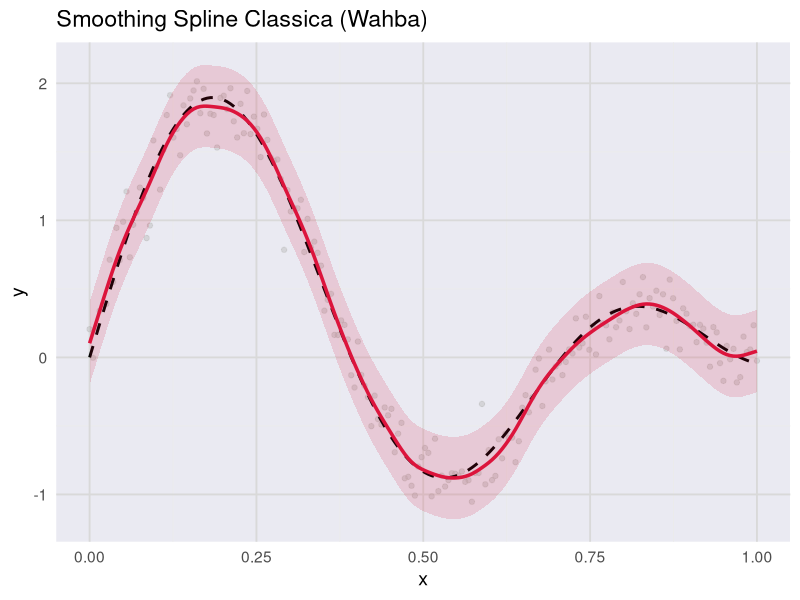
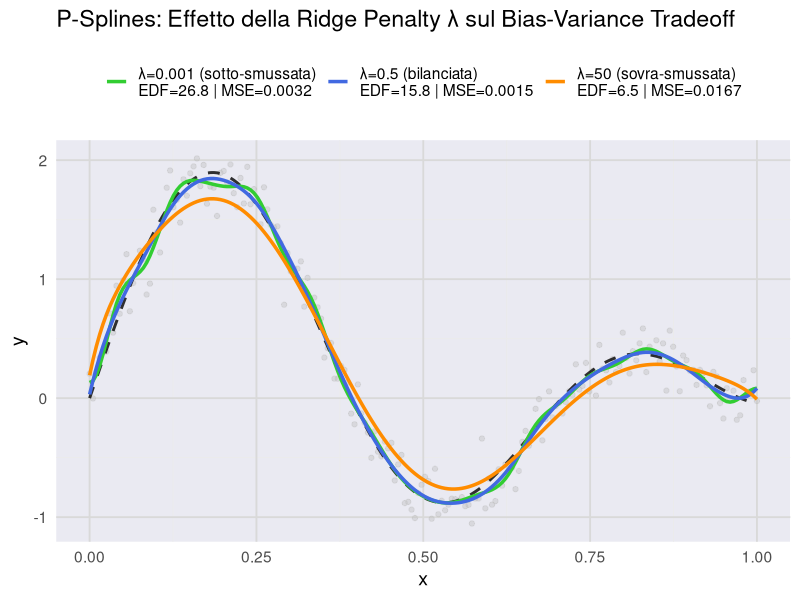
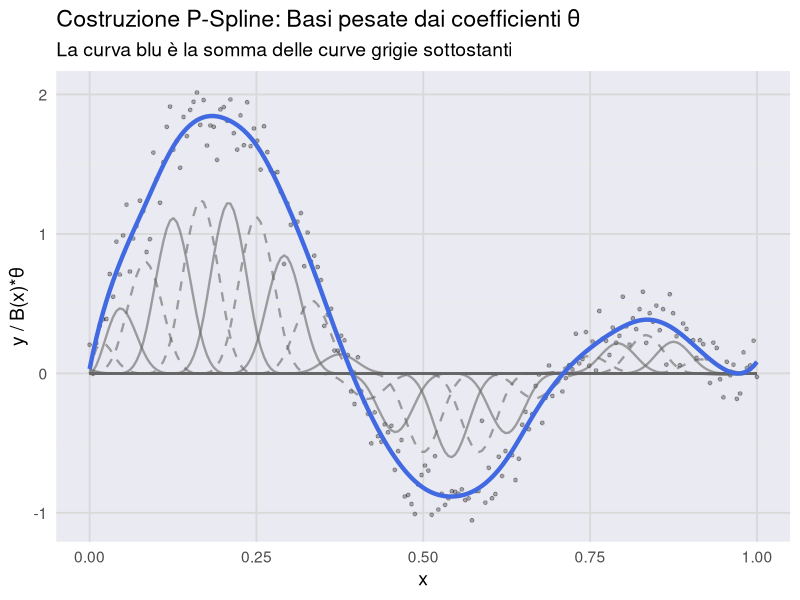
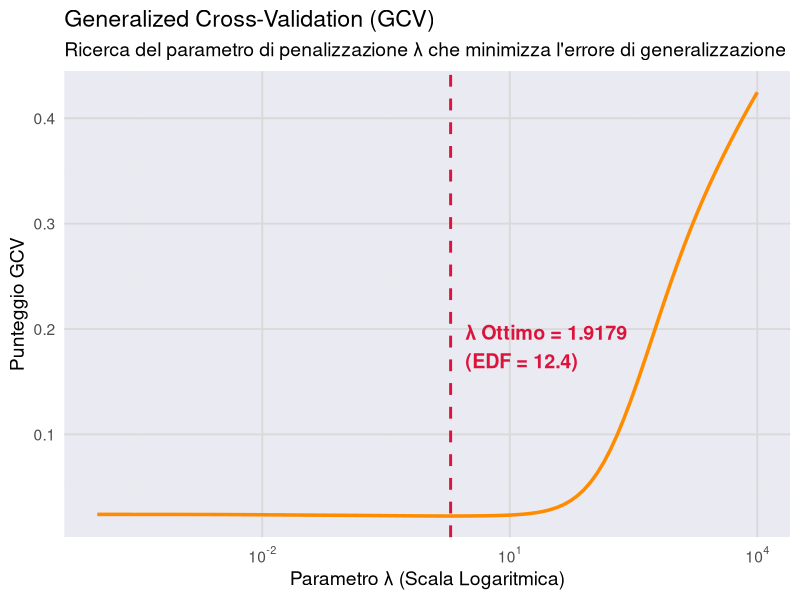

Recreate these plots in R, in order.
# Caricamento librerie necessarie (installale con install.packages() se mancanti)
library(ggplot2)
library(splines)

# ====================== DATI SINTETICI ======================
set.seed(42)
x <- seq(0, 1, length.out = 200)
y_true <- sin(2 * pi * x) + 0.5 * x^2 + sin(10 * x)
noise <- rnorm(length(x), mean = 0, sd = 0.15)
y <- y_true + noise

# Creiamo un data frame per i plot successivi
df_data <- data.frame(x = x, y = y, y_true = y_true)

# ====================== 1. SMOOTHING SPLINE (Wahba) ======================
# In R, smooth.spline() è l'implementazione classica della Smoothing Spline
# spar=0.6 offre un grado di regolarizzazione visivamente simile all's=0.8 di SciPy
spl <- smooth.spline(x, y, spar = 0.6) 
y_pred_smooth <- predict(spl, x)$y

df_smooth <- data.frame(x = x, y = y, y_true = y_true, y_pred = y_pred_smooth)

p1 <- ggplot(df_smooth, aes(x = x)) +
  geom_point(aes(y = y), color = "gray", alpha = 0.5, size = 1.5) +
  geom_line(aes(y = y_true), linetype = "dashed", color = "black", linewidth = 1) +
  # Sostituito "crimson" con il suo HEX code #DC143C
  geom_ribbon(aes(ymin = y_pred - 0.3, ymax = y_pred + 0.3), fill = "#DC143C", alpha = 0.15) +
  geom_line(aes(y = y_pred), color = "#DC143C", linewidth = 1.2) +
  theme_minimal(base_size = 14) +
  theme(
    panel.grid.major = element_line(color = "grey85"),
    panel.background = element_rect(fill = "#EAEAF2", color = NA) # Simula darkgrid di seaborn
  ) +
  labs(title = "Smoothing Spline Classica (Wahba)", x = "x", y = "y")

ggsave("slide2_smoothing_spline.png", plot = p1, width = 10, height = 6, dpi = 350, bg = "white")

# ====================== 2. P-SPLINES (Eilers & Marx) ======================
# Generazione dei nodi (25 equispaziati come in Python)
knots <- seq(0, 1, length.out = 25)
# Rimuoviamo i bordi per passarli a bs() come nodi interni (aggiunge lui i boundaries)
internal_knots <- knots[-c(1, length(knots))]

# Genera matrice B-spline (equivalente a scipy.interpolate.BSpline)
B <- bs(x, knots = internal_knots, degree = 3, intercept = TRUE)

# Matrice di penalizzazione (differenze finite di ordine 2)
D <- diff(diag(ncol(B)), differences = 2)

lambdas <- c(0.001, 0.5, 50)
colors <- c("limegreen", "royalblue", "darkorange")
labels_base <- c("λ=0.001 (sotto-smussata)", "λ=0.5 (bilanciata)", "λ=50 (sovra-smussata)")

# Inizializziamo una lista per raccogliere i dati del loop
results_list <- list()

for (i in seq_along(lambdas)) {
  lam <- lambdas[i]
  
  # Costruzione matrici A e t(B)y
  pen_matrix <- lam * t(D) %*% D
  A <- t(B) %*% B + pen_matrix
  
  # Fitting (Risoluzione del sistema lineare)
  theta <- solve(A, t(B) %*% y)
  y_p_spline <- as.vector(B %*% theta)
  
  # Effective Degrees of Freedom (EDF)
  # tr(S) dove S = B %*% A^-1 %*% B^T. Sfruttiamo tr(AB) = tr(BA) per efficienza computazionale.
  edf <- sum(diag(solve(A, t(B) %*% B)))
  
  # MSE
  mse <- mean((y_true - y_p_spline)^2)
  
  # Etichetta formattata per la legenda
  label_full <- sprintf("%s\nEDF=%.1f | MSE=%.4f", labels_base[i], edf, mse)
  
  results_list[[i]] <- data.frame(
    x = x,
    y_pred = y_p_spline,
    Lambda_Label = label_full,
    Color = colors[i]
  )
}

df_results <- do.call(rbind, results_list)
# Fissiamo l'ordine della legenda come nel loop tramite i "factor"
df_results$Lambda_Label <- factor(df_results$Lambda_Label, levels = unique(df_results$Lambda_Label))

p2 <- ggplot() +
  geom_point(data = df_data, aes(x = x, y = y), color = "gray", alpha = 0.4, size = 1.5) +
  geom_line(data = df_data, aes(x = x, y = y_true), color = "black", linetype = "dashed", linewidth = 1, alpha = 0.8) +
  geom_line(data = df_results, aes(x = x, y = y_pred, color = Lambda_Label), linewidth = 1.2) +
  scale_color_manual(values = setNames(colors, unique(df_results$Lambda_Label))) +
  theme_minimal(base_size = 14) +
  theme(
    legend.position = "top",
    legend.title = element_blank(),
    legend.key.height = unit(1.5, "cm"), # Spazio extra per il testo su due righe (\n)
    panel.grid.major = element_line(color = "grey85"),
    panel.background = element_rect(fill = "#EAEAF2", color = NA) # Simula darkgrid
  ) +
  labs(title = "P-Splines: Effetto della Ridge Penalty λ sul Bias-Variance Tradeoff",
       x = "x", y = "y")

ggsave("slide2_p_spline_lambda_tradeoff.png", plot = p2, width = 11, height = 7, dpi = 350, bg = "white")

cat("✅ File salvati:\n")
cat("   → slide2_smoothing_spline.png\n")
cat("   → slide2_p_spline_lambda_tradeoff.png\n")
cat("   EDF e MSE calcolati per ogni λ!\n")
# ========================================================================
# AGGIUNTA DIDATTICA 1: LE FUNZIONI DI BASE (B-SPLINES)
# ========================================================================
# Usiamo il lambda "bilanciato" (0.5) per calcolare i coefficienti theta ottimali
lam_opt <- 0.5
pen_matrix_opt <- lam_opt * t(D) %*% D
A_opt <- t(B) %*% B + pen_matrix_opt
theta_opt <- solve(A_opt, t(B) %*% y)
y_fit_opt <- as.vector(B %*% theta_opt)

# Estraiamo le singole basi moltiplicate per il loro coefficiente
basis_list <- list()
for(j in 1:ncol(B)) {
  basis_list[[j]] <- data.frame(
    x = x,
    y_val = B[, j] * theta_opt[j],
    basis_id = as.factor(j),
    # Alterniamo lo stile della linea per distinguerle meglio
    line_type = ifelse(j %% 2 == 0, "even", "odd") 
  )
}
df_basis <- do.call(rbind, basis_list)
df_fit <- data.frame(x = x, y_fit = y_fit_opt)

p3 <- ggplot() +
  # Dati grezzi in sottofondo
  geom_point(data = df_data, aes(x = x, y = y), color = "black", alpha = 0.3, size = 1) +
  # Basi ponderate (grigie)
  geom_line(data = df_basis, aes(x = x, y = y_val, group = basis_id, linetype = line_type),
            color = "gray40", alpha = 0.6, linewidth = 0.8) +
  # Curva finale (somma delle basi)
  geom_line(data = df_fit, aes(x = x, y = y_fit), color = "royalblue", linewidth = 1.5) +
  scale_linetype_manual(values = c("even" = "dashed", "odd" = "solid"), guide = "none") +
  theme_minimal(base_size = 14) +
  theme(
    panel.grid.major = element_line(color = "grey85"),
    panel.background = element_rect(fill = "#EAEAF2", color = NA)
  ) +
  labs(title = "Costruzione P-Spline: Basi pesate dai coefficienti θ",
       subtitle = "La curva blu è la somma delle curve grigie sottostanti",
       x = "x", y = "y / B(x)*θ")

ggsave("slide1_b_spline_basis.png", plot = p3, width = 10, height = 5, dpi = 350, bg = "white")

# ========================================================================
# AGGIUNTA DIDATTICA 2: LA CURVA GCV (Scelta Automatica di Lambda)
# ========================================================================
# Creiamo una griglia logaritmica da 10^-4 a 10^4 (come logspace in numpy)
lambdas_grid <- 10^seq(-4, 4, length.out = 100)
n_obs <- length(y)

gcv_scores <- numeric(length(lambdas_grid))
edfs_grid <- numeric(length(lambdas_grid))

BtB <- t(B) %*% B
Bty <- t(B) %*% y

for (k in seq_along(lambdas_grid)) {
  lam_curr <- lambdas_grid[k]
  P_curr <- lam_curr * t(D) %*% D
  A_curr <- BtB + P_curr
  
  # Risoluzione del sistema e previsione
  theta_curr <- solve(A_curr, Bty)
  y_pred_curr <- as.vector(B %*% theta_curr)
  
  # EDF: Traccia della Hat Matrix H. 
  # H = B(B'B + P)^-1 B'. Traccia(H) = Traccia((B'B + P)^-1 B'B)
  edf_curr <- sum(diag(solve(A_curr, BtB)))
  edfs_grid[k] <- edf_curr
  
  # Errore Quadratico Medio
  mse_curr <- mean((y - y_pred_curr)^2)
  
  # Punteggio GCV
  gcv_scores[k] <- mse_curr / (1 - edf_curr / n_obs)^2
}

df_gcv <- data.frame(lambda = lambdas_grid, gcv = gcv_scores, edf = edfs_grid)

# Trova il punto di minimo del GCV
opt_idx <- which.min(gcv_scores)
best_lam <- lambdas_grid[opt_idx]
best_edf <- edfs_grid[opt_idx]

# Posizione per l'etichetta del testo nel plot
y_pos_text <- min(gcv_scores) + (max(gcv_scores) - min(gcv_scores)) * 0.4

p4 <- ggplot(df_gcv, aes(x = lambda, y = gcv)) +
  geom_line(color = "darkorange", linewidth = 1.2) +
  geom_vline(xintercept = best_lam, color = "#DC143C", linetype = "dashed", linewidth = 1) +
  # Etichetta del punto di minimo
  annotate("text", x = best_lam * 1.5, y = y_pos_text, 
           label = sprintf("λ Ottimo = %.4f\n(EDF = %.1f)", best_lam, best_edf),
           color = "#DC143C", hjust = 0, size = 5, fontface = "bold") +
  scale_x_log10(labels = scales::trans_format("log10", scales::math_format(10^.x))) +
  theme_minimal(base_size = 14) +
  theme(
    panel.grid.major = element_line(color = "grey85"),
    panel.background = element_rect(fill = "#EAEAF2", color = NA)
  ) +
  labs(title = "Generalized Cross-Validation (GCV)",
       subtitle = "Ricerca del parametro di penalizzazione λ che minimizza l'errore di generalizzazione",
       x = "Parametro λ (Scala Logaritmica)", y = "Punteggio GCV")

ggsave("slide2_gcv_curve.png", plot = p4, width = 9, height = 5, dpi = 350, bg = "white")

cat("✅ Aggiunte didattiche completate:\n")
cat("   → slide1_b_spline_basis.png\n")
cat("   → slide2_gcv_curve.png\n")
